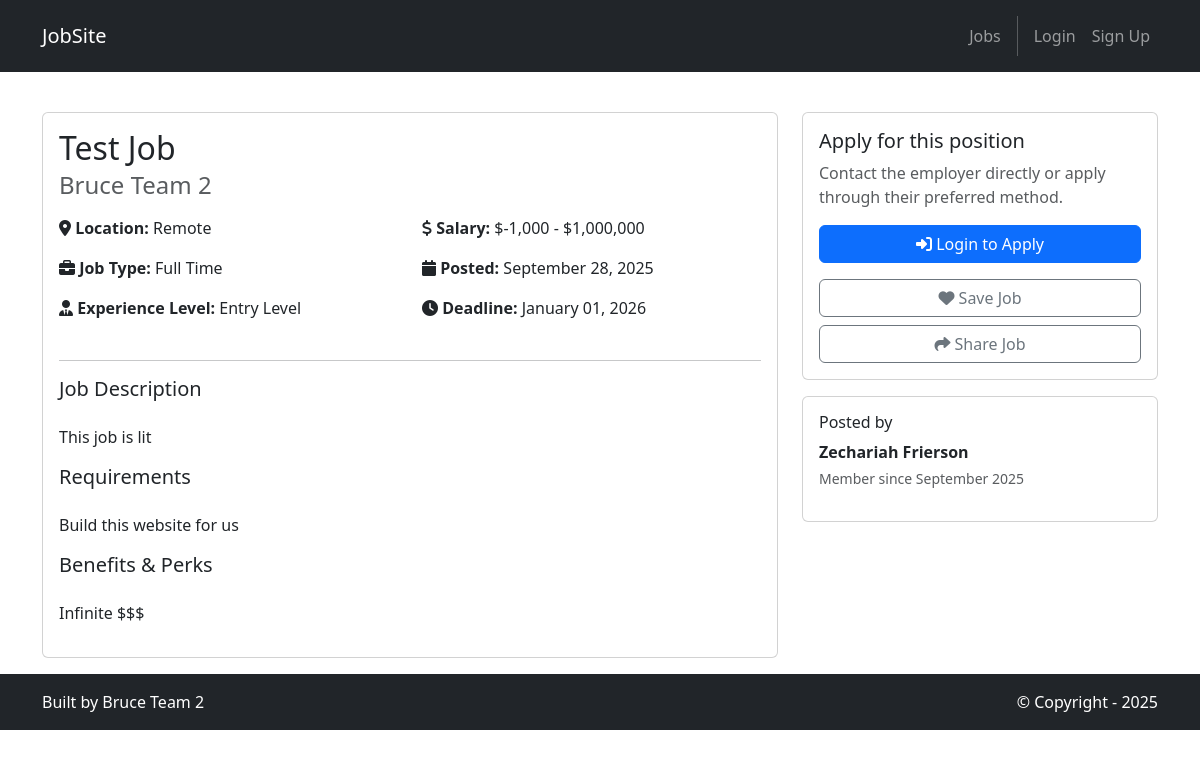
Page /jobs/1/ on the committed database.
### jobs/models.py (models this page shows, shortened)
class Job(models.Model):
    JOB_TYPES = [
        ('full-time', 'Full Time'),
        ('part-time', 'Part Time'),
        ('contract', 'Contract'),
        ('internship', 'Internship'),
        ('freelance', 'Freelance'),
    ]
    EXPERIENCE_LEVELS = [
        ('entry', 'Entry Level'),
        ('mid', 'Mid Level'),
        ('senior', 'Senior Level'),
        ('executive', 'Executive'),
    ]
    title = models.CharField(max_length=200)
    company = models.CharField(max_length=200)
    location = models.CharField(max_length=200)
    job_type = models.CharField(max_length=20, choices=JOB_TYPES, default='full-time')
    experience_level = models.CharField(max_length=20, choices=EXPERIENCE_LEVELS, default='entry')
    salary_min = models.DecimalField(max_digits=10, decimal_places=2, null=True, blank=True)
    salary_max = models.DecimalField(max_digits=10, decimal_places=2, null=True, blank=True)
    description = models.TextField()
    requirements = models.TextField()
    benefits = models.TextField(blank=True)
    posted_by = models.ForeignKey(User, on_delete=models.CASCADE, related_name='posted_jobs')
    created_at = models.DateTimeField(default=timezone.now)
    updated_at = models.DateTimeField(auto_now=True)
    is_active = models.BooleanField(default=True)
    application_deadline = models.DateField(null=True, blank=True)
    class Meta:
        ordering = ['-created_at']
    @property
    def salary_range(self):
        if self.salary_min and self.salary_max:
            return f"${self.salary_min:,.0f} - ${self.salary_max:,.0f}"
        elif self.salary_min:
            return f"${self.salary_min:,.0f}+"
        elif self.salary_max:
            return f"Up to ${self.salary_max:,.0f}"
        else:
            return "Salary not specified"

### jobs/views.py (the view)
# urls.py: path('<int:job_id>/', views.job_detail, name='jobs.detail'),
def job_detail(request, job_id):
    job = get_object_or_404(Job, id=job_id, is_active=True)
    has_applied = False
    if request.user.is_authenticated:
        try:
            if request.user.profile.is_job_seeker:
                has_applied = Application.objects.filter(job=job, applicant=request.user).exists()
        except:
            pass
    template_data = {
        'title': f'{job.title} - {job.company}',
        'job': job,
        'has_applied': has_applied,
    }
    return render(request, 'jobs/job_detail.html', {'template_data': template_data})

### jobs/templates/jobs/job_detail.html (shortened to what this page needs)
{% extends 'base.html' %}
{% block content %}
<div class="p-3 mt-4">
  <div class="container">
    <div class="row">
      <div class="col-md-8">
        <div class="card">
          <div class="card-body">
            <h2 class="card-title">{{ template_data.job.title }}</h2>
            <h4 class="card-subtitle mb-3 text-muted">{{ template_data.job.company }}</h4>
            <div class="row mb-4">
              <div class="col-md-6">
                <p><i class="fas fa-map-marker-alt"></i> <strong>Location:</strong> {{ template_data.job.location }}</p>
                <p><i class="fas fa-briefcase"></i> <strong>Job Type:</strong> {{ template_data.job.get_job_type_display }}</p>
                <p><i class="fas fa-user-tie"></i> <strong>Experience Level:</strong> {{ template_data.job.get_experience_level_display }}</p>
              </div>
              <div class="col-md-6">
                <p><i class="fas fa-dollar-sign"></i> <strong>Salary:</strong> {{ template_data.job.salary_range }}</p>
                <p><i class="fas fa-calendar"></i> <strong>Posted:</strong> {{ template_data.job.created_at|date:"F d, Y" }}</p>
                {% if template_data.job.application_deadline %}
                <p><i class="fas fa-clock"></i> <strong>Deadline:</strong> {{ template_data.job.application_deadline|date:"F d, Y" }}</p>
                {% endif %}
              </div>
            </div>
            <hr>
            <h5>Job Description</h5>
            <p class="mb-4">{{ template_data.job.description|linebreaks }}</p>
            <h5>Requirements</h5>
            <p class="mb-4">{{ template_data.job.requirements|linebreaks }}</p>
            {% if template_data.job.benefits %}
            <h5>Benefits & Perks</h5>
            <p class="mb-4">{{ template_data.job.benefits|linebreaks }}</p>
            {% endif %}
          </div>
        </div>
      </div>
      <div class="col-md-4">
        <div class="card">
          <div class="card-body">
            <h5>Apply for this position</h5>
            <p class="text-muted">Contact the employer directly or apply through their preferred method.</p>
            {% if user.is_authenticated and user.profile.is_job_seeker %}
              {% if template_data.has_applied %}
                <button class="btn btn-success w-100 mb-3" disabled>
                  <i class="fas fa-check"></i> Already Applied
                </button>
              {% else %}
                <button class="btn btn-primary w-100 mb-3 apply-now-btn"
                        data-job-id="{{ template_data.job.id }}"
                        data-job-title="{{ template_data.job.title }}"
                        data-company="{{ template_data.job.company }}">
                  <i class="fas fa-paper-plane"></i> Apply Now
                </button>
              {% endif %}
            {% elif user.is_authenticated %}
              <p class="text-muted">Only job seekers can apply to positions.</p>
            {% else %}
              <a href="{% url 'accounts.login' %}" class="btn btn-primary w-100 mb-3">
                <i class="fas fa-sign-in-alt"></i> Login to Apply
              </a>
            {% endif %}
            <div class="d-grid gap-2">
              <button class="btn btn-outline-secondary">
                <i class="fas fa-heart"></i> Save Job
              </button>
              <button class="btn btn-outline-secondary">
                <i class="fas fa-share"></i> Share Job
              </button>
            </div>
          </div>
        </div>
        <div class="card mt-3">
          <div class="card-body">
            <h6>Posted by</h6>
            <p class="mb-1"><strong>{{ template_data.job.posted_by.get_full_name|default:template_data.job.posted_by.username }}</strong></p>
            <p class="text-muted small">Member since {{ template_data.job.posted_by.date_joined|date:"F Y" }}</p>
          </div>
        </div>
      </div>
    </div>
  </div>
</div>
{% endblock content %}

### rows in the picture
Job: job "Test Job", job.company "Bruce Team 2", job.location "Remote", job.job_type "Full Time", job.experience_level "Entry Level", job.salary_range "$-1,000 - $1,000,000", job.created_at "September 28, 2025", job.application_deadline "January 01, 2026", job.description "This job is lit", job.requirements "Build this website for us", job.benefits "Infinite $$$", job.posted_by.get_full_name "Zechariah Frierson", job.posted_by.date_joined "September 2025"
